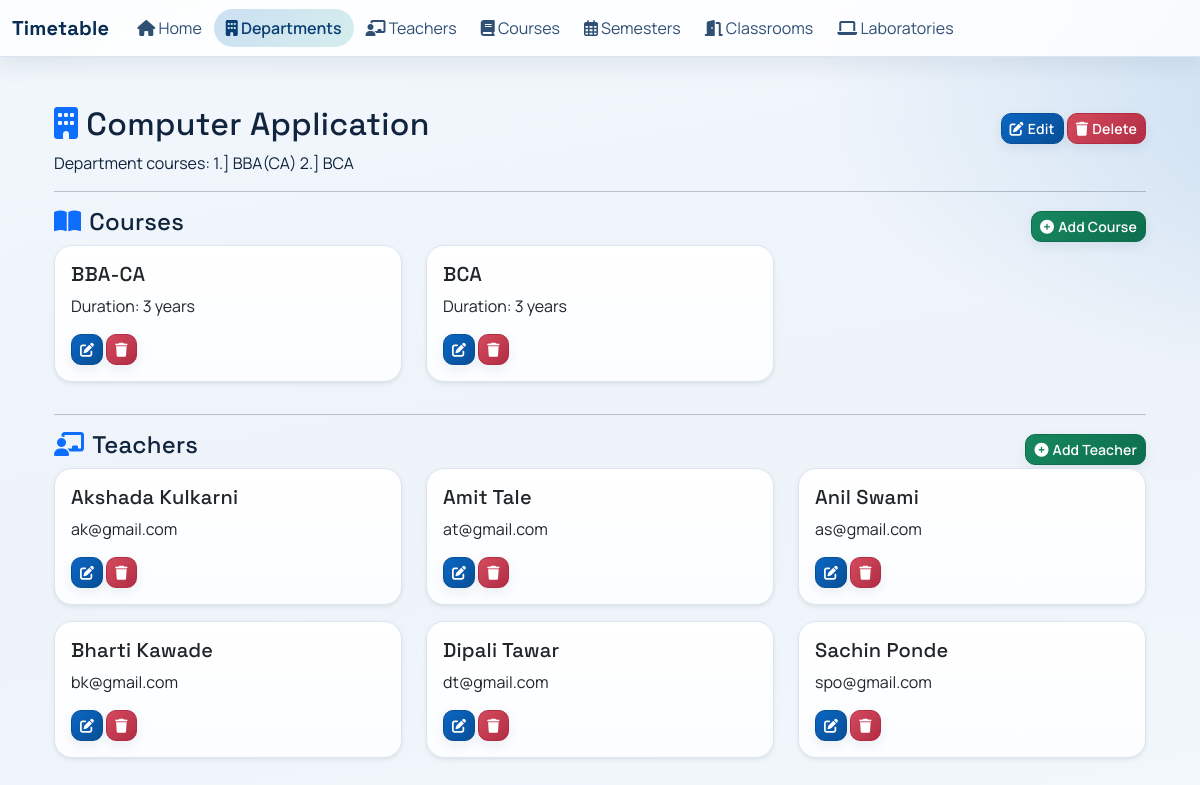
Screenshot of /departments/14/ with the database file from the repository.
### scheduler/models.py (models this page shows, shortened)
class Department(models.Model):
    name = models.CharField(max_length=100)
    description = models.TextField(blank=True)

class Course(models.Model):
    name = models.CharField(max_length=100)
    department = models.ForeignKey(Department, on_delete=models.CASCADE, related_name='courses')
    duration_years = models.PositiveSmallIntegerField(default=3)

class Teacher(models.Model):
    name = models.CharField(max_length=100)
    email = models.EmailField(unique=True)
    department = models.ForeignKey(
        Department,
        on_delete=models.SET_NULL,
        null=True,
        blank=True,
        related_name='teachers',
    )
    additional_departments = models.ManyToManyField(
        Department,
        blank=True,
        related_name='additional_teachers',
        help_text='Other departments this teacher can teach for',
    )
    known_subject_names = models.TextField(
        blank=True,
        default='',
        help_text='Reference-only subject names entered by user (comma separated).',
    )
    subjects_known = models.ManyToManyField(
        'Subject',
        blank=True,
        related_name='qualified_teachers',
        help_text='Subjects this teacher is capable of teaching',
    )

### scheduler/views.py (the view)
# urls.py: path('departments/<int:id>/', views.department_detail, name='department_detail'),
def department_detail(request, id):
    dept = get_object_or_404(Department, pk=id)
    courses = dept.courses.all()
    teachers = _teachers_for_department(dept)
    return render(request, 'department_detail.html', {
        'department': dept,
        'courses': courses,
        'teachers': teachers,
    })

### scheduler/views.py (called while the page is built)
def _teachers_for_department(department):
    return (
        Teacher.objects
        .select_related('department')
        .prefetch_related('additional_departments')
        .filter(Q(department=department) | Q(additional_departments=department))
        .distinct()
        .order_by('name')
    )

### templates/department_detail.html (shortened to what this page needs)
{% extends "base.html" %}
{% block content %}
<div class="container py-4">
    <div class="d-flex justify-content-between align-items-center">
        <h2><i class="fa-solid fa-building me-2 text-primary"></i>{{ department.name }}</h2>
        <div>
            <a href="{% url 'scheduler:department_edit' department.id %}" class="btn btn-sm btn-primary">
                <i class="fa-solid fa-pen-to-square me-1"></i>Edit
            </a>
            <a href="{% url 'scheduler:department_delete' department.id %}" class="btn btn-sm btn-danger">
                <i class="fa-solid fa-trash me-1"></i>Delete
            </a>
        </div>
    </div>
    <p>{{ department.description }}</p>
    <hr>
    <div class="d-flex justify-content-between align-items-center">
        <h4><i class="fa-solid fa-book-open me-2 text-primary"></i>Courses</h4>
        <a href="{% url 'scheduler:course_add' %}?dept={{ department.id }}" class="btn btn-sm btn-success">
            <i class="fa-solid fa-circle-plus me-1"></i>Add Course
        </a>
    </div>
    <div class="row">
        {% for course in courses %}
        <div class="col-md-4 mb-3">
            <a href="{% url 'scheduler:course_detail' course.pk %}" class="text-decoration-none text-reset">
            <div class="card shadow-sm hover-card">
                <div class="card-body">
                    <h5 class="card-title">{{ course.name }}</h5>
                    <p>Duration: {{ course.duration_years }} years</p>
                    <div class="mt-2">
                        <a href="{% url 'scheduler:course_edit' course.pk %}" class="btn btn-sm btn-primary">
                            <i class="fa-solid fa-pen-to-square"></i>
                        </a>
                        <a href="{% url 'scheduler:course_delete' course.pk %}" class="btn btn-sm btn-danger">
                            <i class="fa-solid fa-trash"></i>
                        </a>
                    </div>
                </div>
            </div>
            </a>
        </div>
        {% empty %}
        <p><i class="fa-regular fa-folder-open me-1"></i>No courses.</p>
        {% endfor %}
    </div>
    <hr>
    <div class="d-flex justify-content-between align-items-center">
        <h4><i class="fa-solid fa-chalkboard-user me-2 text-primary"></i>Teachers</h4>
        <a href="{% url 'scheduler:teacher_add' %}?dept={{ department.id }}" class="btn btn-sm btn-success">
            <i class="fa-solid fa-circle-plus me-1"></i>Add Teacher
        </a>
    </div>
    <div class="row">
        {% for teacher in teachers %}
        <div class="col-md-4 mb-3">
            <div class="card shadow-sm hover-card">
                <div class="card-body">
                    <h5 class="card-title">{{ teacher.name }}</h5>
                    <p>{{ teacher.email }}</p>
                    <div class="mt-2">
                        <a href="{% url 'scheduler:teacher_edit' teacher.pk %}" class="btn btn-sm btn-primary">
                            <i class="fa-solid fa-pen-to-square"></i>
                        </a>
                        <a href="{% url 'scheduler:teacher_delete' teacher.pk %}" class="btn btn-sm btn-danger">
                            <i class="fa-solid fa-trash"></i>
                        </a>
                    </div>
                </div>
            </div>
        </div>
        {% empty %}
        <p><i class="fa-regular fa-folder-open me-1"></i>No teachers.</p>
        {% endfor %}
    </div>
</div>
{% endblock %}

### static/css/styles.css (style rules this page uses)
:root { --app-bg: #edf3f9; --app-surface: #ffffff; --app-surface-soft: #f8fbff; --app-border: #dbe4f0; --app-text: #10243e; --app-muted: #5c6f87; --app-brand: #0b66c3; --app-brand-strong: #084f96; --app-brand-soft: rgba(11, 102, 195, 0.12); --app-accent: #0f9f8f; --app-danger: #c4384e; --radius-sm: 10px; --radius-md: 14px; --radius-lg: 18px; --shadow-sm: 0 8px 22px rgba(16, 36, 62, 0.08); --shadow-md: 0 16px 38px rgba(16, 36, 62, 0.14); --transition-fast: 180ms ease; --transition-slow: 300ms ease; }
* { box-sizing: border-box; }
html, body { min-height: 100%; }
body { font-family: "Manrope", "Segoe UI", Arial, sans-serif; color: var(--app-text); background: radial-gradient(1600px 750px at -20% -20%, rgba(15, 159, 143, 0.2), transparent 45%), radial-gradient(1400px 680px at 120% 8%, rgba(11, 102, 195, 0.2), transparent 45%), linear-gradient(170deg, #f2f7fc 0%, var(--app-bg) 45%, #f7fbff 100%); margin: 0; overflow-x: hidden; }
h1, h2, h3, h4, h5, h6, .navbar-brand { font-family: "Space Grotesk", "Manrope", sans-serif; letter-spacing: 0.01em; }
p, small { color: inherit; }
a { color: var(--app-brand); transition: color var(--transition-fast); }
.container { transition: transform var(--transition-fast); }
.card { border: 1px solid var(--app-border); border-radius: var(--radius-lg); box-shadow: var(--shadow-sm); background-color: #ffffff; background-image: linear-gradient(180deg, #ffffff 0%, #fbfdff 100%); transition: transform var(--transition-fast), box-shadow var(--transition-slow), border-color var(--transition-fast); }
.hover-card { transition: transform var(--transition-fast), box-shadow var(--transition-slow), border-color var(--transition-fast); }
.btn { font-weight: 600; letter-spacing: 0.01em; border-radius: var(--radius-sm); border-width: 1px; box-shadow: 0 4px 12px rgba(25, 50, 86, 0.08); transition: transform var(--transition-fast), box-shadow var(--transition-fast), filter var(--transition-fast); }
.btn-primary { background: linear-gradient(135deg, var(--app-brand) 0%, var(--app-brand-strong) 100%); border-color: var(--app-brand-strong); }
.btn-success { background: linear-gradient(135deg, #17885f 0%, #0d6d4d 100%); border-color: #0d6d4d; }
.btn-danger { background: linear-gradient(135deg, #d54a5d 0%, #b12d44 100%); border-color: #b12d44; }
.reveal-in { opacity: 1; transform: translateY(0); transition: opacity 420ms ease, transform 420ms ease; }

### rows the page displays
Department: name "Computer Application", description "Department courses: 1.] BBA(CA) 2.] BCA"
Course: name "BBA-CA", duration_years "3"
Course: name "BCA", duration_years "3"
Teacher: name "Akshada Kulkarni", email "ak@gmail.com"
Teacher: name "Amit Tale", email "at@gmail.com"
Teacher: name "Anil Swami", email "as@gmail.com"
Teacher: name "Bharti Kawade", email "bk@gmail.com"
Teacher: name "Dipali Tawar", email "dt@gmail.com"
Teacher: name "Sachin Ponde", email "spo@gmail.com"
